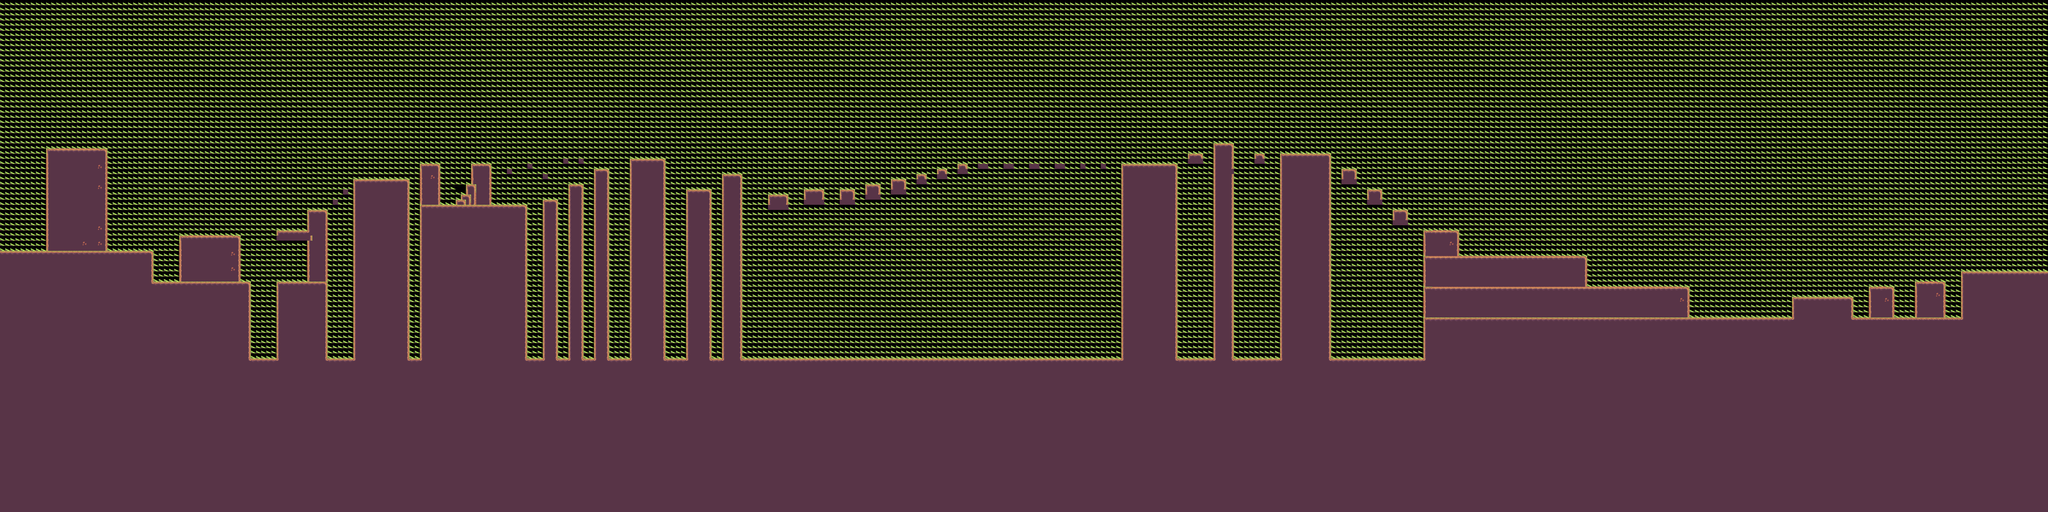

Rendered tile map (Tiled .tmx) drawn with the repository's tilesets; below, a short description and the map source with its tile grids summarised:
An orthogonal 400x100 tile map with 16x16 px tiles, 4 tile layers (prototype, terrain, sombras, sombras 2).

<map version="1.10" tiledversion="1.11.2" orientation="orthogonal" renderorder="right-down" width="400" height="100" tilewidth="16" tileheight="16" infinite="0" nextlayerid="5" nextobjectid="1">
 <tileset firstgid="1" source="../Tileset/tileset_cafundo.tsx" />
 <layer id="1" name="prototype" width="400" height="100">
  <data>[40000 cells, 39997 non-empty, 2 distinct tile ids]</data>
 </layer>
 <layer id="2" name="terrain" width="400" height="100">
  <data>[40000 cells, 18346 non-empty, 37 distinct tile ids]</data>
 </layer>
 <layer id="3" name="sombras" width="400" height="100">
  <data>[40000 cells, 518 non-empty, 7 distinct tile ids]</data>
 </layer>
 <layer id="4" name="sombras 2" width="400" height="100">
  <data>[40000 cells, 148 non-empty, 4 distinct tile ids]</data>
 </layer>
</map>